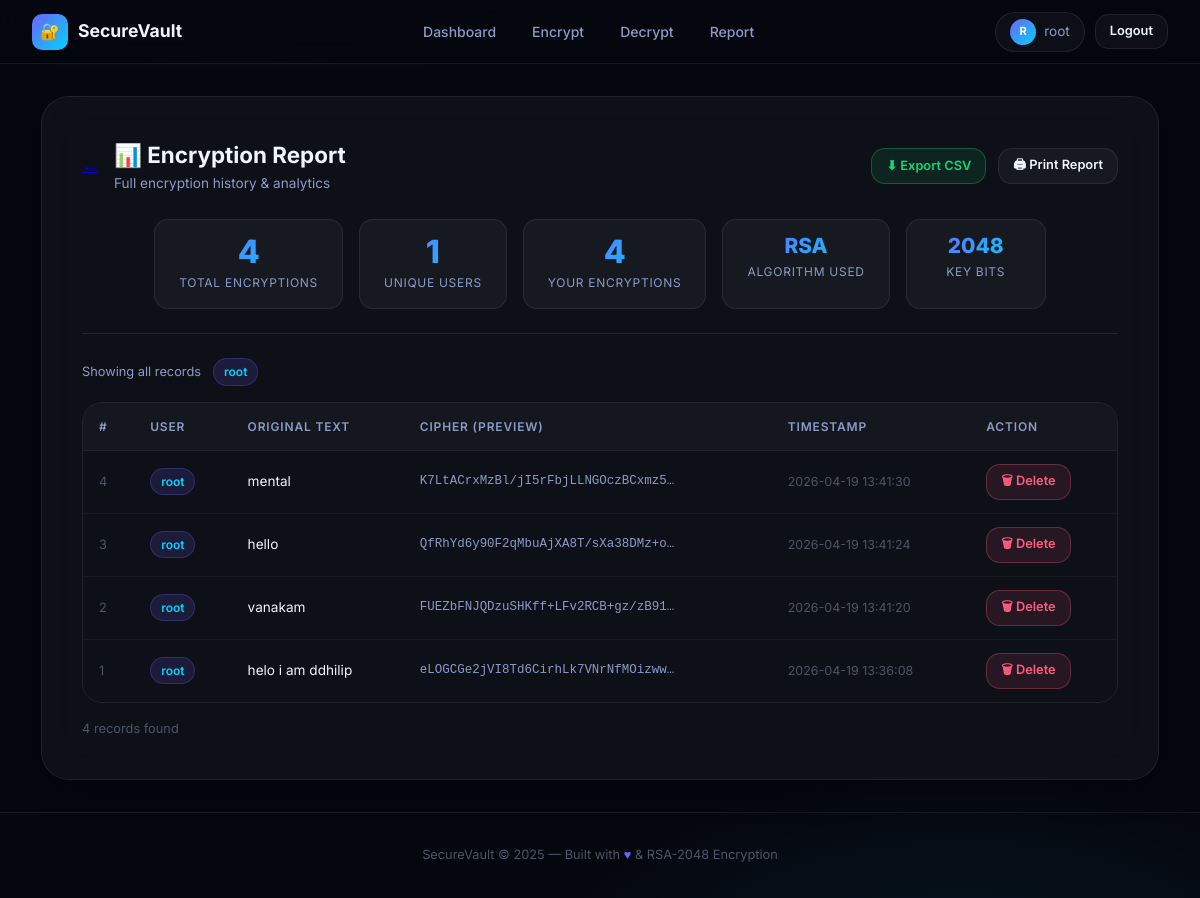
/report (signed in), run on the app's committed database.
### tables this page shows
CREATE TABLE messages (
            id            INTEGER PRIMARY KEY AUTOINCREMENT,
            user          TEXT,
            original_text TEXT,
            data          TEXT,
            timestamp     DATETIME DEFAULT CURRENT_TIMESTAMP
        );

### secure_app/app.py (the view)
@app.route("/report")
def report():
    if "user" not in session:
        return redirect("/login")
    conn = get_db()
    messages = conn.execute(
        "SELECT id, user, original_text, data, timestamp FROM messages ORDER BY timestamp DESC"
    ).fetchall()
    total_count = len(messages)
    unique_users = conn.execute(
        "SELECT COUNT(DISTINCT user) FROM messages"
    ).fetchone()[0]
    user_count = conn.execute(
        "SELECT COUNT(*) FROM messages WHERE user=?", (session["user"],)
    ).fetchone()[0]
    conn.close()
    return render_template(
        "report.html",
        messages=messages,
        total_count=total_count,
        unique_users=unique_users,
        user_count=user_count,
        current_user=session["user"]
    )

### secure_app/app.py (called while the page is built)
def get_db():
    conn = sqlite3.connect(DB_PATH)
    conn.row_factory = sqlite3.Row
    return conn

### templates/report.html (shortened to what this page needs)
{% extends "base.html" %}
{% block content %}
<div class="page" style="align-items:stretch; max-width:1150px; margin:0 auto; width:100%;">
  <div class="card card-full animate-fade-up" style="max-width:none;">
    <div class="report-toolbar">
      <div style="display:flex; align-items:center; gap:1rem;">
        <a href="/dashboard" class="back-btn">←</a>
        <div>
          <h2>📊 Encryption Report</h2>
          <p style="color:var(--text-secondary); font-size:0.85rem;">
            Full encryption history &amp; analytics
          </p>
        </div>
      </div>
      <div class="btn-group">
        <a href="/report/export" class="btn btn-success btn-sm" id="export-csv-btn">
          ⬇ Export CSV
        </a>
        <button class="btn btn-secondary btn-sm" onclick="window.print()" id="print-btn">
          🖨 Print Report
        </button>
      </div>
    </div>
    <div class="stat-bar animate-fade-up delay-1">
      <div class="stat-item">
        <div class="stat-value">{{ total_count }}</div>
        <div class="stat-label">Total Encryptions</div>
      </div>
      <div class="stat-item">
        <div class="stat-value">{{ unique_users }}</div>
        <div class="stat-label">Unique Users</div>
      </div>
      <div class="stat-item">
        <div class="stat-value">{{ user_count }}</div>
        <div class="stat-label">Your Encryptions</div>
      </div>
      <div class="stat-item">
        <div class="stat-value" style="font-size:1.3rem;">RSA</div>
        <div class="stat-label">Algorithm Used</div>
      </div>
      <div class="stat-item">
        <div class="stat-value" style="font-size:1.3rem;">2048</div>
        <div class="stat-label">Key Bits</div>
      </div>
    </div>
    <div class="divider"></div>
    <div style="margin-bottom:1rem; display:flex; align-items:center; gap:0.75rem;">
      <span style="font-size:0.8rem; color:var(--text-secondary);">Showing all records</span>
      <span class="badge badge-user">{{ current_user }}</span>
    </div>
    {% if messages %}
    <div class="table-wrapper animate-fade-up delay-2">
      <table id="report-table">
        <thead>
          <tr>
            <th>#</th>
            <th>User</th>
            <th>Original Text</th>
            <th>Cipher (Preview)</th>
            <th>Timestamp</th>
            <th>Action</th>
          </tr>
        </thead>
        <tbody id="table-body">
          {% for msg in messages %}
          <tr id="row-{{ msg.id }}">
            <td style="color:var(--text-muted); font-size:0.8rem;">{{ msg.id }}</td>
            <td><span class="badge badge-user">{{ msg.user }}</span></td>
            <td>
              <span title="{{ msg.original_text }}"
                    style="max-width:180px; overflow:hidden; text-overflow:ellipsis;
                           white-space:nowrap; display:block; color:var(--text-primary);">
                {{ msg.original_text if msg.original_text else '—' }}
              </span>
            </td>
            <td>
              <span class="mono" title="{{ msg.data }}">
                {{ msg.data[:48] }}…
              </span>
            </td>
            <td><span class="timestamp">{{ msg.timestamp }}</span></td>
            <td>
              <button class="btn btn-danger btn-sm"
                      id="delete-{{ msg.id }}"
                      onclick="deleteRow({{ msg.id }}, this)">
                🗑 Delete
              </button>
            </td>
          </tr>
          {% endfor %}
        </tbody>
      </table>
    </div>
    <div style="margin-top:1rem; font-size:0.8rem; color:var(--text-muted);">
      {{ messages|length }} record{{ 's' if messages|length != 1 else '' }} found
    </div>
    {% endif %}
  </div>
</div>
{% endblock %}

### data on the page
messages: id "4", user "root", original_text "mental", data "K7LtACrxMzBl/jI5rFbjLLNGOczBCxmz5…", timestamp "2026-04-19 13:41:30"
messages: id "3", user "root", original_text "hello", data "QfRhYd6y90F2qMbuAjXA8T/sXa38DMz+o…", timestamp "2026-04-19 13:41:24"
messages: id "2", user "root", original_text "vanakam", data "FUEZbFNJQDzuSHKff+LFv2RCB+gz/zB91…", timestamp "2026-04-19 13:41:20"
messages: id "1", user "root", original_text "helo i am ddhilip", data "eLOGCGe2jVI8Td6CirhLk7VNrNfMOizww…", timestamp "2026-04-19 13:36:08"

### other printed values
{{ session.user[0].upper() }} "R"
{{ session.user }} "root"
{{ total_count }} "4"
{{ unique_users }} "1"
{{ user_count }} "4"
{{ current_user }} "root"
{{ messages|length }} "4"
{{ 's' if messages|length != 1 else '' }} "s"
